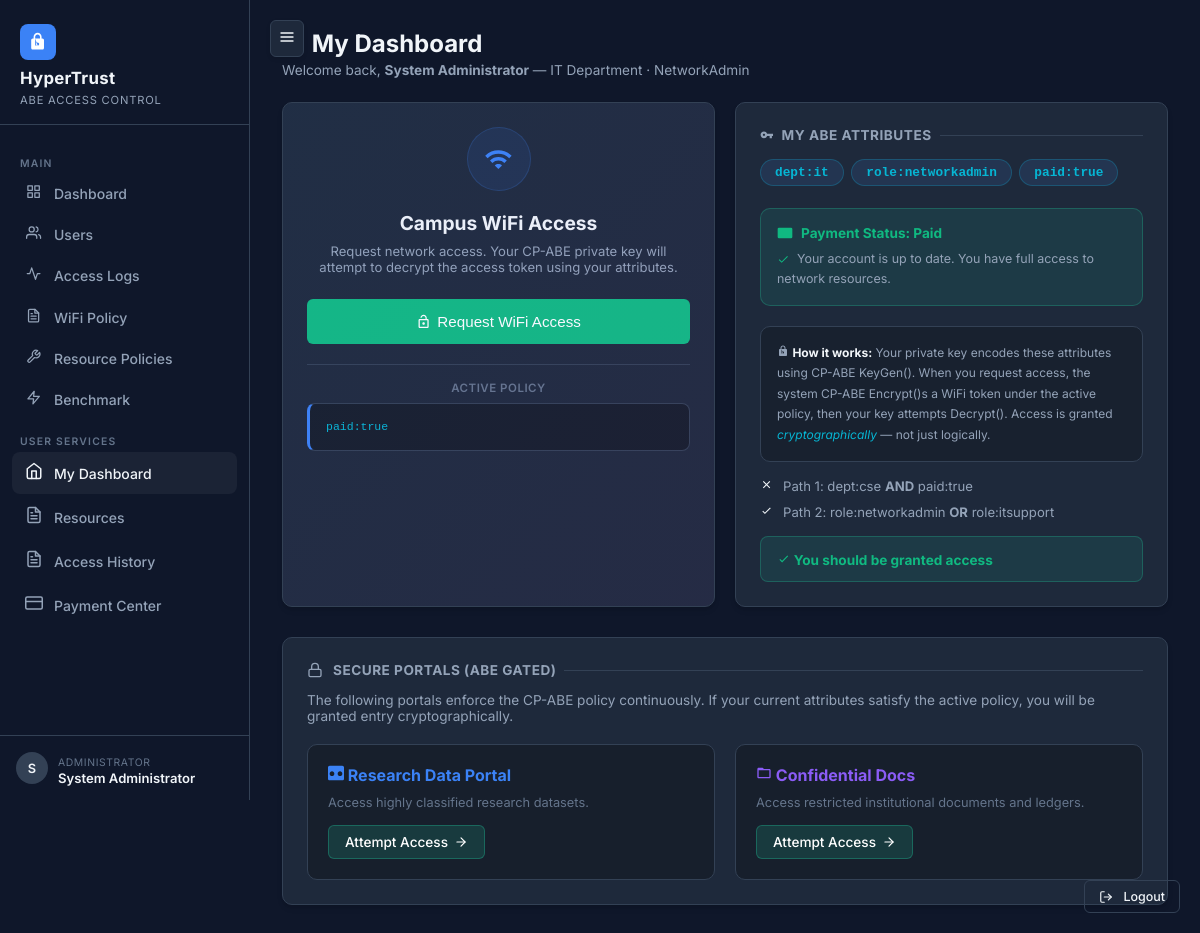
Before: /user/dashboard (signed in) with the older database file.
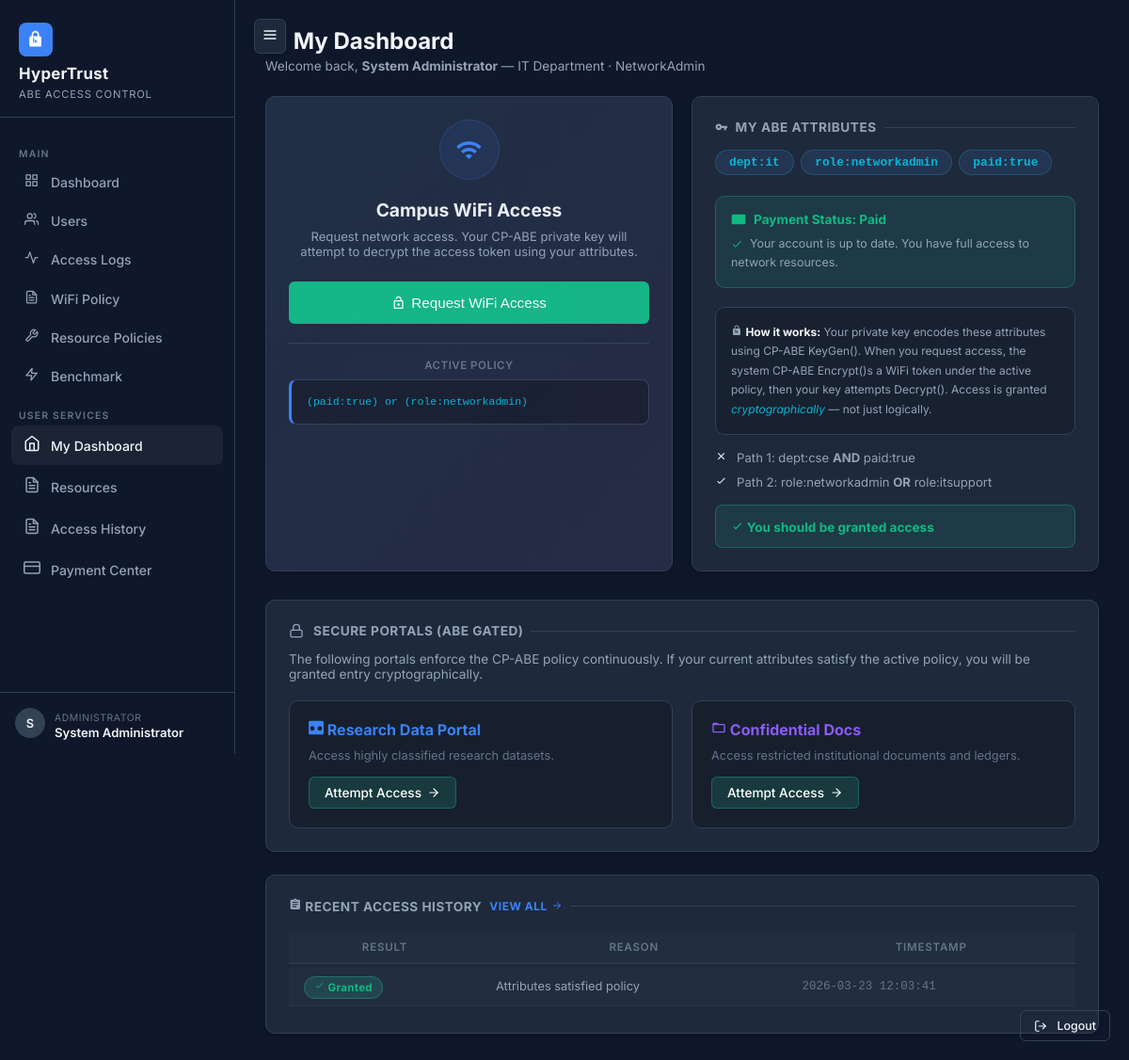
After: the same page with the newer database file.
### tables this page shows
CREATE TABLE system_settings (
    key   TEXT PRIMARY KEY,
    value TEXT NOT NULL
);

CREATE TABLE access_logs (
    id           INTEGER PRIMARY KEY AUTOINCREMENT,
    user_id      INTEGER NOT NULL REFERENCES users(id),
    token_id     INTEGER REFERENCES access_tokens(id),
    attempt_time DATETIME DEFAULT CURRENT_TIMESTAMP,
    success      INTEGER NOT NULL DEFAULT 0,
    reason       TEXT    NOT NULL DEFAULT ''
);

### routes/user.py (the view)
@user_bp.route("/dashboard")
@login_required
def dashboard():
    db          = get_db()
    user        = get_user_by_id(db, session["user_id"])
    attributes  = get_user_attributes(db, session["user_id"])
    recent_logs = get_user_logs(db, session["user_id"])[:5]
    current_policy = get_wifi_policy(db)
    return render_template(
        "user/dashboard.html",
        user=user,
        attributes=attributes,
        recent_logs=recent_logs,
        policy=current_policy
    )

### db.py (called while the page is built)
def get_db():
    if "db" not in g:
        g.db = sqlite3.connect(
            current_app.config["DB_PATH"],
            detect_types=sqlite3.PARSE_DECLTYPES
        )
        g.db.row_factory = sqlite3.Row
        g.db.execute("PRAGMA foreign_keys = ON")
    return g.db

def get_user_by_id(db, user_id: int):
    return db.execute("SELECT * FROM users WHERE id = ?", (user_id,)).fetchone()

def get_user_private_key(db, user_id: int) -> dict | None:
    row = db.execute(
        "SELECT private_key_json FROM user_keys WHERE user_id = ?", (user_id,)
    ).fetchone()
    if row:
        return json.loads(row["private_key_json"])
    return None

def get_user_attributes(db, user_id: int) -> list[str]:
    row = get_user_private_key(db, user_id)
    if row:
        return row.get("attributes", [])
    return []

def get_user_logs(db, user_id: int):
    return db.execute(
        """SELECT l.*, u.username
           FROM access_logs l
           JOIN users u ON l.user_id = u.id
           WHERE l.user_id = ?
           ORDER BY l.attempt_time DESC
           LIMIT 100""",
        (user_id,)
    ).fetchall()

### templates/user/dashboard.html (shortened to what the changed rows need)
{% extends "base.html" %}
{% block content %}
<div class="page-header">
    <h2> My Dashboard</h2>
</div>
<div class="grid-2">
    <div class="glass-card access-card p-6 text-center">
        <div style="margin-top:20px;padding-top:16px;border-top:1px solid var(--border-glass);">
            <p
                style="font-size:0.72rem;color:var(--text-muted);margin-bottom:8px;font-weight:600;letter-spacing:0.5px;text-transform:uppercase;">
                Active Policy</p>
            <div class="policy-box" style="text-align:left;font-size:0.72rem;">{{ policy }}</div>
        </div>
    </div>
    <div class="glass-card p-6">
        {% if attributes %}
        <div style="margin-bottom:20px;">
            {% for attr in attributes %}
            <span class="badge-attr" style="font-size:0.8rem;padding:5px 14px;">{{ attr }}</span>
            {% endfor %}
        </div>
        {% set attrs_set = attributes | map('lower') | list %}
        {% set has_cse = 'dept:cse' in attrs_set %}
        {% set has_paid = 'paid:true' in attrs_set %}
        {% set has_admin = 'role:networkadmin' in attrs_set %}
        {% set has_it = 'role:itsupport' in attrs_set %}
        {% set path1 = has_cse and has_paid %}
        {% set path2 = has_admin or has_it %}
        {% set will_pass = path1 or path2 %}
        {% endif %}
    </div>
</div>
{% if recent_logs %}
<div class="glass-card p-6 mt-4">
    <div class="section-title d-flex justify-between" style="margin-bottom:14px;">
        <span><svg viewBox="0 0 24 24" width="1em" height="1em" fill="currentColor">
                <path
                    d="M19 3h-4.18C14.4 1.84 13.3 1 12 1c-1.3 0-2.4.84-2.82 2H5c-1.1 0-2 .9-2 2v14c0 1.1.9 2 2 2h14c1.1 0 2-.9 2-2V5c0-1.1-.9-2-2-2zm-7 0c.55 0 1 .45 1 1s-.45 1-1 1-1-.45-1-1 .45-1 1-1zm2 14H7v-2h7v2zm3-4H7v-2h10v2zm0-4H7V7h10v2z" />
            </svg> Recent Access History</span>
        <a href="{{ url_for('user.logs') }}"
            style="font-size:0.75rem;color:var(--accent-blue);text-decoration:none; display: inline-flex; align-items: center; gap: 4px;">View
            all <svg viewBox="0 0 24 24" width="12" height="12" fill="none" stroke="currentColor" stroke-width="2"
                stroke-linecap="round" stroke-linejoin="round">
                <line x1="5" y1="12" x2="19" y2="12"></line>
                <polyline points="12 5 19 12 12 19"></polyline>
            </svg></a>
    </div>
    <div style="overflow-x:auto;">
        <table class="ht-table">
            <thead>
                <tr>
                    <th>Result</th>
                    <th>Reason</th>
                    <th>Timestamp</th>
                </tr>
            </thead>
            <tbody>
                {% for log in recent_logs %}
                <tr>
                    <td>{% if log.success %}<span class="badge-granted"><svg viewBox="0 0 24 24" width="1em"
                                height="1em" stroke="currentColor" fill="none" stroke-width="2">
                                <path d="M5 13l4 4L19 7" />
                            </svg> Granted</span>{% else %}<span class="badge-denied"><svg viewBox="0 0 24 24"
                                width="1em" height="1em" stroke="currentColor" fill="none" stroke-width="2">
                                <path d="M18 6L6 18M6 6l12 12" />
                            </svg> Denied</span>{% endif %}</td>
                    <td style="font-size:0.8rem;color:var(--text-secondary);">{{ log.reason or '—' }}</td>
                    <td class="mono text-muted-ht" style="font-size:0.78rem;">{{ log.attempt_time }}</td>
                </tr>
                {% endfor %}
            </tbody>
        </table>
    </div>
</div>
{% endif %}
{% endblock %}

Changed rows visible on the page:
added system_settings: value "(paid:true) or (role:networkadmin)"
added access_logs: success 1 (drawn), reason "Attributes satisfied policy", attempt_time "2026-03-23 12:03:41"
Other visible differences:
{{ policy }}: "paid:true" → (not shown)
text now shown: "RECENT ACCESS HISTORY VIEW ALL RESULT REASON TIMESTAMP"
